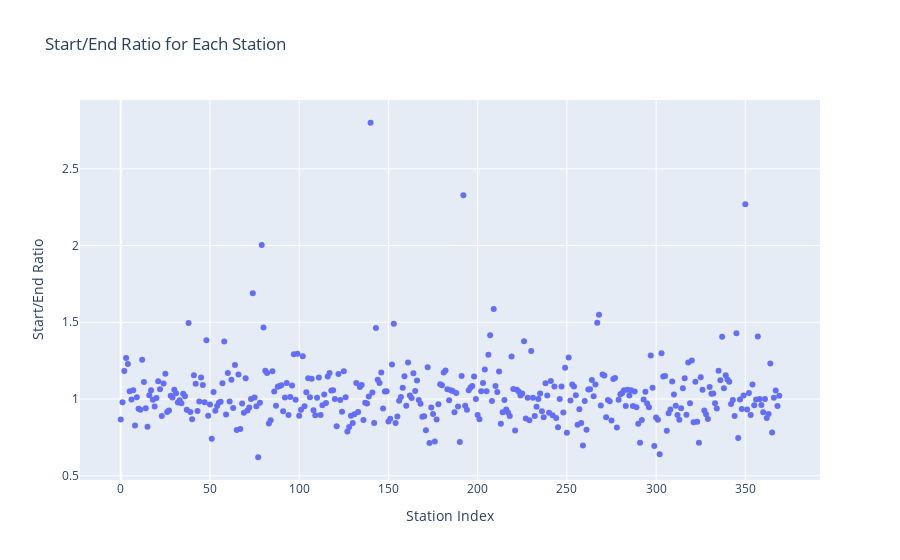

The cell this chart's notebook holds for it:
### Code cell
import pandas as pd
import plotly.express as px

# Load your data
file_path = 'Data/Results/station_trip_counts_with_communities.csv'
df = pd.read_csv(file_path)

# Assuming station_trip_counts is your DataFrame with the 'Start/End' column
station_trip_counts = df  # Replace with your actual DataFrame if different

# Create the interactive scatter plot
fig = px.scatter(
    station_trip_counts,
    x=range(len(station_trip_counts)),  # X-axis as the index of stations
    y='Start/End',                      # Y-axis as the Start/End ratio
    hover_name='Station',               # The station name will be shown on hover
    title='Start/End Ratio for Each Station',
    labels={'x': 'Station Index', 'Start/End': 'Start/End Ratio'},
    hover_data={'Start Count': True, 'End Count': True, 'Total Trips': True},  # More info on hover
)

# Show the plot
fig.show()

# Save the plot as an HTML file
fig.write_html('Data/Results/start_end_ratio_for_each_station.html')


# # Save the plot as a PDF file
# fig.write_image('start_end_ratio_for_each_station.pdf')

### Figure 1 — Plotly figure (JSON) as saved in the notebook; plotly's stock layout.template omitted (floating-point values rounded to 4 significant figures; data arrays with more than 128 entries replaced by an {"elided": "..."} marker saying what was removed)
{"data": [{"customdata": {"elided": "370x3 int values"}, "hovertemplate": "<b>%{hovertext}</b><br><br>Station Index=%{x}<br>Start/End Ratio=%{y}<br>Start Count=%{customdata[0]}<br>End Count=%{customdata[1]}<br>Total Trips=%{customdata[2]}<extra></extra>", "hovertext": {"elided": "370 str values"}, "legendgroup": "", "marker": {"color": "#636efa", "symbol": "circle"}, "mode": "markers", "name": "", "orientation": "v", "showlegend": false, "type": "scatter", "x": {"elided": "370 int values"}, "xaxis": "x", "y": {"elided": "370 float values"}, "yaxis": "y"}], "layout": {"autosize": true, "legend": {"tracegroupgap": 0}, "title": {"text": "Start/End Ratio for Each Station"}, "xaxis": {"anchor": "y", "autorange": true, "domain": [0, 1], "range": [-22.53, 391.5], "title": {"text": "Station Index"}, "type": "linear"}, "yaxis": {"anchor": "x", "autorange": true, "domain": [0, 1], "range": [0.4407, 2.98], "title": {"text": "Start/End Ratio"}, "type": "linear"}}}
